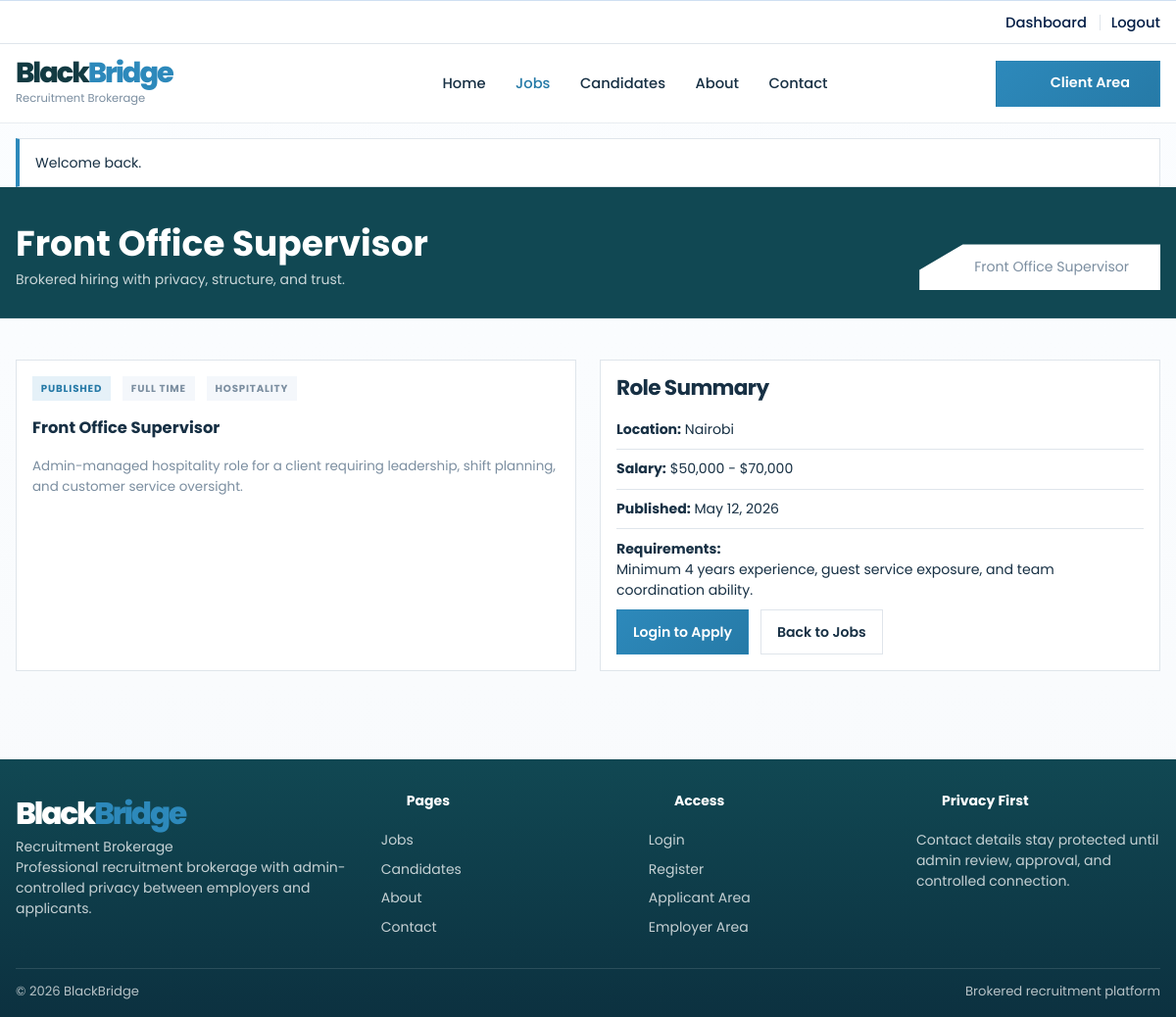
The app's page /job-details.php?id=1 (signed in) with its own data.
### tables this page shows
CREATE TABLE IF NOT EXISTS jobs (
    id INT UNSIGNED AUTO_INCREMENT PRIMARY KEY,
    title VARCHAR(200) NOT NULL,
    category_id INT UNSIGNED NULL,
    location VARCHAR(150) NOT NULL,
    employment_type VARCHAR(80) NOT NULL,
    salary_min DECIMAL(10, 2) NULL,
    salary_max DECIMAL(10, 2) NULL,
    summary TEXT NOT NULL,
    description LONGTEXT NOT NULL,
    requirements LONGTEXT NULL,
    status ENUM('Draft', 'Published', 'Closed') NOT NULL DEFAULT 'Draft',
    is_featured TINYINT(1) NOT NULL DEFAULT 0,
    created_by INT UNSIGNED NULL,
    created_at DATETIME NOT NULL DEFAULT CURRENT_TIMESTAMP,
    updated_at DATETIME NOT NULL DEFAULT CURRENT_TIMESTAMP ON UPDATE CURRENT_TIMESTAMP,
    CONSTRAINT fk_jobs_category
        FOREIGN KEY (category_id) REFERENCES skill_categories(id)
        ON DELETE SET NULL,
    CONSTRAINT fk_jobs_creator
        FOREIGN KEY (created_by) REFERENCES users(id)
        ON DELETE SET NULL
);

CREATE TABLE IF NOT EXISTS skill_categories (
    id INT UNSIGNED AUTO_INCREMENT PRIMARY KEY,
    name VARCHAR(150) NOT NULL UNIQUE,
    description TEXT NULL,
    is_active TINYINT(1) NOT NULL DEFAULT 1,
    created_at DATETIME NOT NULL DEFAULT CURRENT_TIMESTAMP
);

### includes/auth.php (called while the page is built, shortened)
<?php
function current_user(): ?array
{
    static $cachedUser = null;
    static $cachedUserId = null;
    $userId = $_SESSION['user_id'] ?? null;
    if ($cachedUser !== null && $cachedUserId === (int) $userId) {
        return $cachedUser;
    }
    global $pdo;
    $statement = $pdo->prepare(
        'SELECT u.*, ep.company_name
         FROM users u
         LEFT JOIN employer_profiles ep ON ep.user_id = u.id
         WHERE u.id = :id
         LIMIT 1'
    );
    $statement->execute(['id' => $userId]);
    $user = $statement->fetch();
    $cachedUser = $user;
    $cachedUserId = (int) $userId;
    return $cachedUser;
}

### job-details.php (the view, shortened to what this page needs)
<?php
require_once __DIR__ . '/config/config.php';
$jobId = (int) ($_GET['id'] ?? 0);
$statement = $pdo->prepare(
    'SELECT j.*, sc.name AS category_name
     FROM jobs j
     LEFT JOIN skill_categories sc ON sc.id = j.category_id
     WHERE j.id = :id AND j.status = "Published"
     LIMIT 1'
);
$statement->execute(['id' => $jobId]);
$job = $statement->fetch();
$currentUser = current_user();
require_once __DIR__ . '/includes/header.php';
?>
<section class="section">
    <div class="container detail-grid">
        <article class="panel">
            <div class="stack-row">
                <span class="badge <?= e(status_badge_class($job['status'])) ?>"><?= e($job['status']) ?></span>
                <span class="badge badge-neutral"><?= e($job['employment_type']) ?></span>
                <span class="badge badge-neutral"><?= e($job['category_name'] ?: 'General') ?></span>
            </div>
            <h1><?= e($job['title']) ?></h1>
            <p><?= nl2br(e($job['description'])) ?></p>
        </article>
        <article class="panel">
            <h2>Role Summary</h2>
            <ul class="list-clean">
                <li><strong>Location:</strong> <?= e($job['location']) ?></li>
                <li><strong>Salary:</strong> <?= e(salary_range_display($job['salary_min'], $job['salary_max'])) ?></li>
                <li><strong>Published:</strong> <?= e(format_date($job['created_at'])) ?></li>
                <li><strong>Requirements:</strong><br><?= nl2br(e($job['requirements'])) ?></li>
            </ul>
            <div class="card-actions">
                <?php if ($currentUser !== null && $currentUser['role'] === 'applicant'): ?>
                    <a class="button button-dark" href="<?= e(app_url('apply-job.php?id=' . $job['id'])) ?>">Apply for This Job</a>
                <?php else: ?>
                    <a class="button button-dark" href="<?= e(app_url('login.php')) ?>">Login to Apply</a>
                <?php endif; ?>
                <a class="ghost-button" href="<?= e(app_url('jobs.php')) ?>">Back to Jobs</a>
            </div>
        </article>
    </div>
</section>
<?php require_once __DIR__ . '/includes/footer.php'; ?>

### assets/css/style.css (style rules this page uses)
:root { color-scheme: light; --bg: #f8fafc; --bg-alt: #f0f5fb; --surface: #ffffff; --surface-alt: #f4f7fb; --surface-muted: #fbfdff; --panel-tint: #dce7ff; --text: #173044; --text-soft: #7b8ea0; --border: #dfe5eb; --accent: #2d89bb; --accent-strong: #267aa7; --accent-soft: #5bc1e4; --deep: #114853; --deep-alt: #071726; --inverse: #ffffff; --shadow: none; --shadow-soft: none; --radius: 0; --radius-md: 0; --radius-sm: 0; --container: 1680px; }
*, *::before, *::after { box-sizing: border-box; }
html { scroll-behavior: smooth; }
body { margin: 0; font-family: "Poppins", "Segoe UI", Tahoma, Geneva, Verdana, sans-serif; font-size: 14px; background: linear-gradient(180deg, var(--surface-muted), var(--bg)); color: var(--text); line-height: 1.5; overflow-x: hidden; }
a { color: inherit; text-decoration: none; }
.container { width: min(100% - 2rem, var(--container)); margin: 0 auto; }
.header-utility-inner, .topbar, .site-nav, .nav-main-links, .nav-actions, .brand, .hero-actions, .feature-list, .section-head, .stack-row, .card-actions, .toolbar, .table-actions, .dashboard-topbar, .dashboard-topbar-left, .dashboard-topbar-right, .footer-bottom, .hero-search { display: flex; align-items: center; }
.button, .ghost-button, .tag, .notification-pill { display: inline-flex; align-items: center; justify-content: center; gap: 0.5rem; border-radius: 0; padding: 0.72rem 1rem; border: 1px solid var(--border); transition: transform 0.2s ease, box-shadow 0.2s ease, background 0.2s ease, color 0.2s ease; font-weight: 600; font-size: 0.88rem; }
.button-dark, .button-primary { background: linear-gradient(135deg, var(--accent), var(--accent-strong)); color: var(--inverse); border-color: transparent; }
.ghost-button, .tag, .notification-pill { background: var(--surface); color: var(--text); }
.hero-home-inner, .hero-grid, .two-column, .cards-grid, .stats-grid, .dashboard-grid, .detail-grid, .footer-grid, .split-layout { display: grid; gap: 1.5rem; }
.section { padding: 2.6rem 0; }
.two-column, .detail-grid, .split-layout { grid-template-columns: repeat(2, minmax(0, 1fr)); }
.card, .panel, .metric-card, .form-card, .table-card, .sidebar-card, .notification-item, .empty-state, .timeline-item, .auth-shell, .contact-card, .hero-panel { background: var(--surface); border: 1px solid var(--border); border-radius: var(--radius); box-shadow: var(--shadow-soft); transition: transform 0.25s ease, border-color 0.25s ease, background-color 0.25s ease, color 0.25s ease; }
.metric-card, .card, .panel, .form-card, .table-card, .contact-card, .auth-shell, .empty-state, .hero-panel { padding: 1rem; }
.panel h2, .form-card h2, .table-card h2, .contact-card h2, .auth-shell h1 { margin: 0 0 0.65rem; font-weight: 700; line-height: 1.14; font-size: clamp(1.2rem, 1.8vw, 1.65rem); letter-spacing: -0.03em; }
.section-head p, .card p, .panel p, .metric-card p, .auth-shell p, .notification-item p, .sidebar-card p, .footer-grid p, .contact-card p { margin: 0; color: var(--text-soft); }
.panel p, .form-card p, .table-card p, .auth-shell p, .contact-card p { font-size: 0.84rem; }
.hero-actions, .feature-list, .toolbar, .card-actions, .table-actions, .stack-row { gap: 0.75rem; flex-wrap: wrap; }
.list-clean { padding: 0; margin: 0; list-style: none; }
.list-clean li { padding: 0.58rem 0; border-bottom: 1px solid var(--border); font-size: 0.88rem; }
.list-clean li:last-child { border-bottom: 0; }
.badge { display: inline-flex; align-items: center; border-radius: 0; padding: 0.32rem 0.55rem; font-size: 0.64rem; font-weight: 700; text-transform: uppercase; letter-spacing: 0.08em; }
.badge-success { background: rgba(44, 143, 196, 0.12); color: var(--accent-strong); }
.badge-neutral { background: var(--surface-alt); color: var(--text-soft); }
.dashboard-shell, .dashboard-main, .dashboard-content, .dashboard-topbar, .dashboard-topbar-left, .dashboard-topbar-right, .dashboard-grid, .two-column, .detail-grid, .split-layout, .notification-bar, .notification-item, .table-card, .form-card, .panel, .metric-card, .sidebar-card, .search-bar, .form-grid, .field, .section-head, .card-actions, .table-actions, .toolbar { min-width: 0; }

### records on screen
jobs: status "PUBLISHED", employment_type "FULL TIME", category.name "HOSPITALITY", title "Front Office Supervisor", description "Admin-managed hospitality role for a client requiring leadership, shift planning, and customer service oversight.", location "Nairobi", salary_range_display($job['salary_min'], $job['salary_max']) "$50,000 - $70,000", created_at "May 12, 2026", requirements "Minimum 4 years experience, guest service exposure, and team coordination ability."

### other values on screen
$brandPrimary "Black"
$brandAccent "Bridge"
$brandTagline "Recruitment Brokerage"
$item['label'] "Home"
$item['label'] "Jobs"
$item['label'] "Candidates"
$item['label'] "About"
$item['label'] "Contact"
$flash['message'] "Welcome back."
$pageTitle "Front Office Supervisor"
$pageIntroText "Brokered hiring with privacy, structure, and trust."
site_setting($pdo, 'footer.privacy_title', 'Privacy First') "Privacy First"
$siteDisplayName "BlackBridge"
